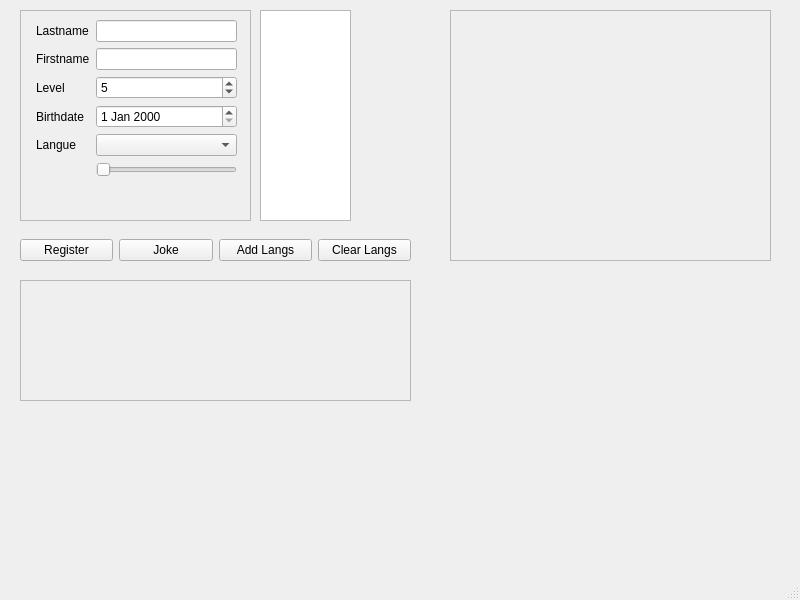
<?xml version="1.0" encoding="UTF-8"?>
<ui version="4.0">
 <class>MainWindow</class>
 <widget class="QMainWindow" name="MainWindow">
  <property name="geometry">
   <rect>
    <x>0</x>
    <y>0</y>
    <width>800</width>
    <height>600</height>
   </rect>
  </property>
  <property name="windowTitle">
   <string>MainWindow</string>
  </property>
  <widget class="QWidget" name="centralwidget">
   <widget class="QListView" name="lv_alllangs">
    <property name="geometry">
     <rect>
      <x>260</x>
      <y>10</y>
      <width>91</width>
      <height>211</height>
     </rect>
    </property>
   </widget>
   <widget class="QFrame" name="frm_formPerson">
    <property name="geometry">
     <rect>
      <x>20</x>
      <y>10</y>
      <width>231</width>
      <height>211</height>
     </rect>
    </property>
    <property name="frameShape">
     <enum>QFrame::StyledPanel</enum>
    </property>
    <property name="frameShadow">
     <enum>QFrame::Raised</enum>
    </property>
    <widget class="QWidget" name="formLayoutWidget">
     <property name="geometry">
      <rect>
       <x>16</x>
       <y>10</y>
       <width>201</width>
       <height>191</height>
      </rect>
     </property>
     <layout class="QFormLayout" name="formLayout">
      <item row="0" column="1">
       <widget class="QLineEdit" name="le_lastname"/>
      </item>
      <item row="0" column="0">
       <widget class="QLabel" name="lbl_lastname">
        <property name="text">
         <string>Lastname</string>
        </property>
       </widget>
      </item>
      <item row="1" column="0">
       <widget class="QLabel" name="lbl_firstname">
        <property name="text">
         <string>Firstname</string>
        </property>
       </widget>
      </item>
      <item row="1" column="1">
       <widget class="QLineEdit" name="le_firstname"/>
      </item>
      <item row="2" column="0">
       <widget class="QLabel" name="lbl_level">
        <property name="text">
         <string>Level</string>
        </property>
       </widget>
      </item>
      <item row="2" column="1">
       <widget class="QSpinBox" name="spx_level">
        <property name="maximum">
         <number>10</number>
        </property>
        <property name="value">
         <number>5</number>
        </property>
       </widget>
      </item>
      <item row="3" column="0">
       <widget class="QLabel" name="lbl_birthdate">
        <property name="text">
         <string>Birthdate</string>
        </property>
       </widget>
      </item>
      <item row="3" column="1">
       <widget class="QDateEdit" name="dt_birthdate"/>
      </item>
      <item row="4" column="0">
       <widget class="QLabel" name="lbl_lang">
        <property name="text">
         <string>Langue</string>
        </property>
       </widget>
      </item>
      <item row="4" column="1">
       <widget class="QComboBox" name="cb_lang"/>
      </item>
      <item row="5" column="1">
       <widget class="QSlider" name="horizontalSlider">
        <property name="orientation">
         <enum>Qt::Horizontal</enum>
        </property>
       </widget>
      </item>
     </layout>
    </widget>
   </widget>
   <widget class="QWidget" name="horizontalLayoutWidget">
    <property name="geometry">
     <rect>
      <x>20</x>
      <y>230</y>
      <width>391</width>
      <height>41</height>
     </rect>
    </property>
    <layout class="QHBoxLayout" name="horizontalLayout">
     <item>
      <widget class="QPushButton" name="btn_register">
       <property name="text">
        <string>Register</string>
       </property>
      </widget>
     </item>
     <item>
      <widget class="QPushButton" name="btn_joke">
       <property name="text">
        <string>Joke</string>
       </property>
      </widget>
     </item>
     <item>
      <widget class="QPushButton" name="btn_add_langs">
       <property name="text">
        <string>Add Langs</string>
       </property>
      </widget>
     </item>
     <item>
      <widget class="QPushButton" name="btn_clear_langs">
       <property name="text">
        <string>Clear Langs</string>
       </property>
      </widget>
     </item>
    </layout>
   </widget>
   <widget class="ViewPersonsFrame" name="frm_persons">
    <property name="geometry">
     <rect>
      <x>450</x>
      <y>10</y>
      <width>321</width>
      <height>251</height>
     </rect>
    </property>
    <property name="frameShape">
     <enum>QFrame::StyledPanel</enum>
    </property>
    <property name="frameShadow">
     <enum>QFrame::Raised</enum>
    </property>
   </widget>
   <widget class="ViewPersonDetailFrame" name="frm_viewPersonDetail">
    <property name="geometry">
     <rect>
      <x>20</x>
      <y>280</y>
      <width>391</width>
      <height>121</height>
     </rect>
    </property>
    <property name="frameShape">
     <enum>QFrame::StyledPanel</enum>
    </property>
    <property name="frameShadow">
     <enum>QFrame::Raised</enum>
    </property>
   </widget>
  </widget>
  <widget class="QMenuBar" name="menubar">
   <property name="geometry">
    <rect>
     <x>0</x>
     <y>0</y>
     <width>800</width>
     <height>21</height>
    </rect>
   </property>
  </widget>
  <widget class="QStatusBar" name="statusbar"/>
 </widget>
 <customwidgets>
  <customwidget>
   <class>ViewPersonsFrame</class>
   <extends>QFrame</extends>
   <header>viewpersonsframe.h</header>
   <container>1</container>
  </customwidget>
  <customwidget>
   <class>ViewPersonDetailFrame</class>
   <extends>QFrame</extends>
   <header>viewpersondetailframe.h</header>
   <container>1</container>
  </customwidget>
 </customwidgets>
 <resources/>
 <connections/>
</ui>
